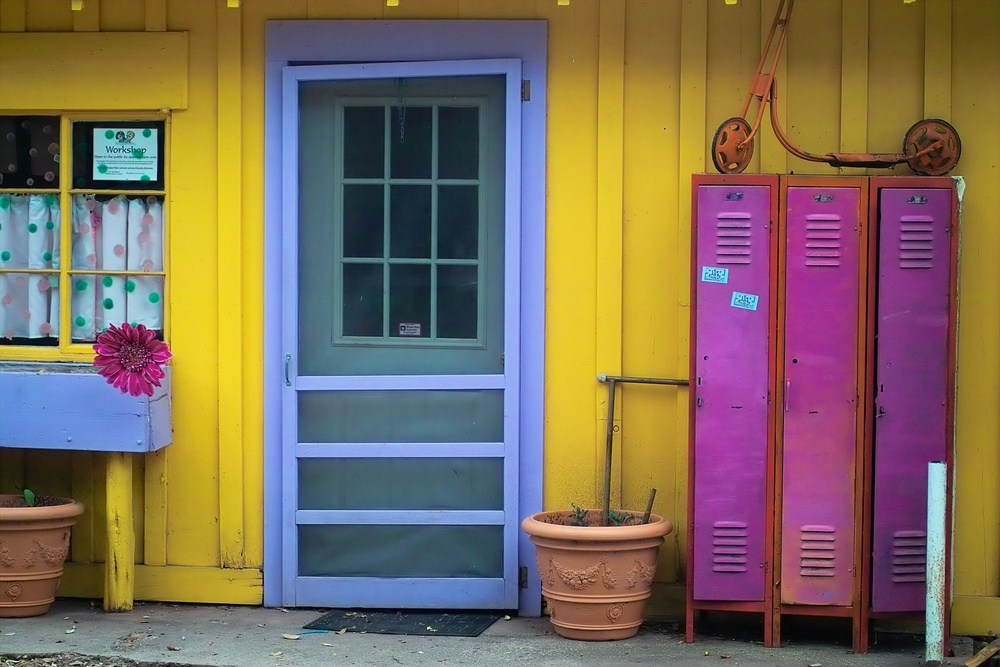
#> input picture Ex0/Images/im1.jpg, 1000 x 667 px, shrunk from 2268 x 1512 before the run
$ python ex0Driver.py
#> lines starting #> are read from the running program, lines starting #| are printed output that depends on the picture
### Ex0/ex0.py
import numpy as np
import cv2
import matplotlib.pyplot as plt

def retrunRandomMatrixWithMinMax(N):
#> in test_2, img is the input picture: shape (667, 1000, 3); mean B, G, R 90.9, 108.7, 126.2
    res = [];
    res.append(np.asmatrix(np.random.random((N,N))))

    minVal = res[0].min();
    minIndexRow = int(res[0].argmin() / N);
    minIndexCol = int(res[0].argmin() % N);

    res.append(minVal)
    res.append(minIndexRow)
    res.append(minIndexCol)

    maxVal = res[0].max();
    maxIndexRow = int(res[0].argmax() / N);
    maxIndexCol = int(res[0].argmax() % N);

    res.append(maxVal)
    res.append(maxIndexRow)
    res.append(maxIndexCol)

    return res

def cartesian2polar2D(coords):
    x = coords[:,0]
    y = coords[:,1]
    p_coords = np.zeros_like(coords)
    p_coords[:,0] = np.sqrt(x**2+y**2)
    p_coords[:,1] = np.arctan2(y,x)

    return p_coords

def convertRGB2Gray(img, type = None):

#> called with type = 'Lightness'
    R = img[:,:,0]
    G = img[:,:,1]
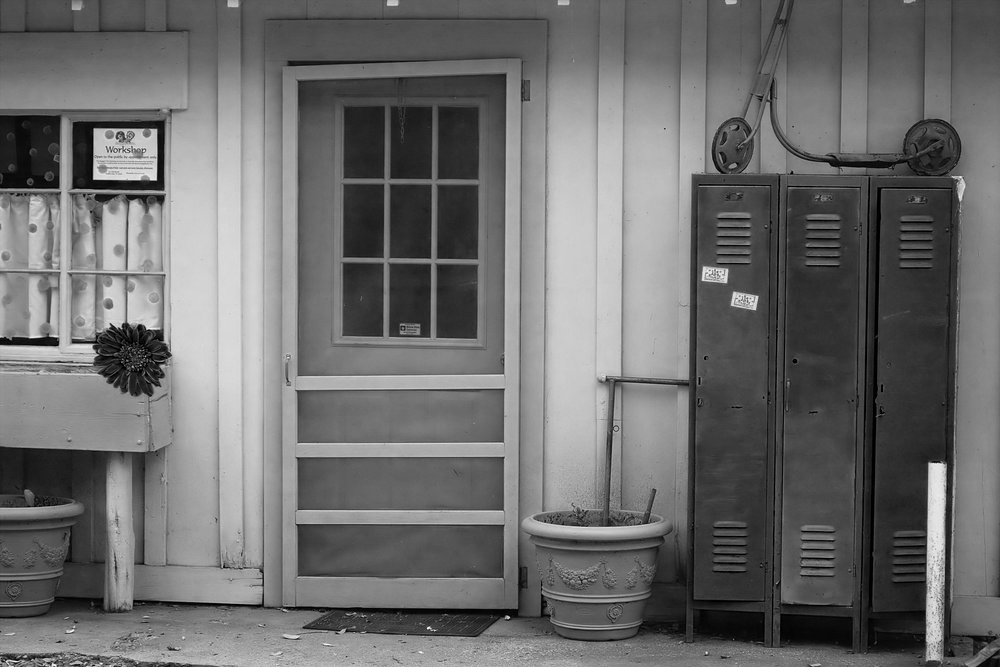
#> G: shape (667, 1000); min 0, max 255, mean 108.7
    B = img[:,:,2]

    if (type=='Lightness'):
        res = (np.minimum(R,G,B) + np.maximum(R,G,B))/2;
    else:
        if (type=='Average'):
            res = (R+G+B)/3;
        else:
            res = 0.21*R + 0.72*G + 0.07*G;

    return res

### Ex0/ex0Driver.py
# IMPR 2017, IDC
# ex0 driver

import numpy as np
import cv2
import matplotlib.pyplot as plt

import ex0

# to get fixed set of random numbers
np.random.seed(seed=0)


def test_1_a():
    Z, Zmin, ZminRow, ZminCol, Zmax, ZmaxRow, ZmaxCol = ex0.retrunRandomMatrixWithMinMax(13)
    print(Z)
    print(Zmin, ZminRow, ZminCol)
    print(Zmax, ZmaxRow, ZmaxCol)


def test_1_b():
    coords = np.random.random((5, 2))
    print(coords)
    p_coords = ex0.cartesian2polar2D(coords)
    print(p_coords)


def test_2(imageName):
    img = cv2.imread(imageName);

    # reorder from BGR to RGB
    img = img[:, :, [2, 1, 0]]

    g_img_Lightness = ex0.convertRGB2Gray(img, 'Lightness')
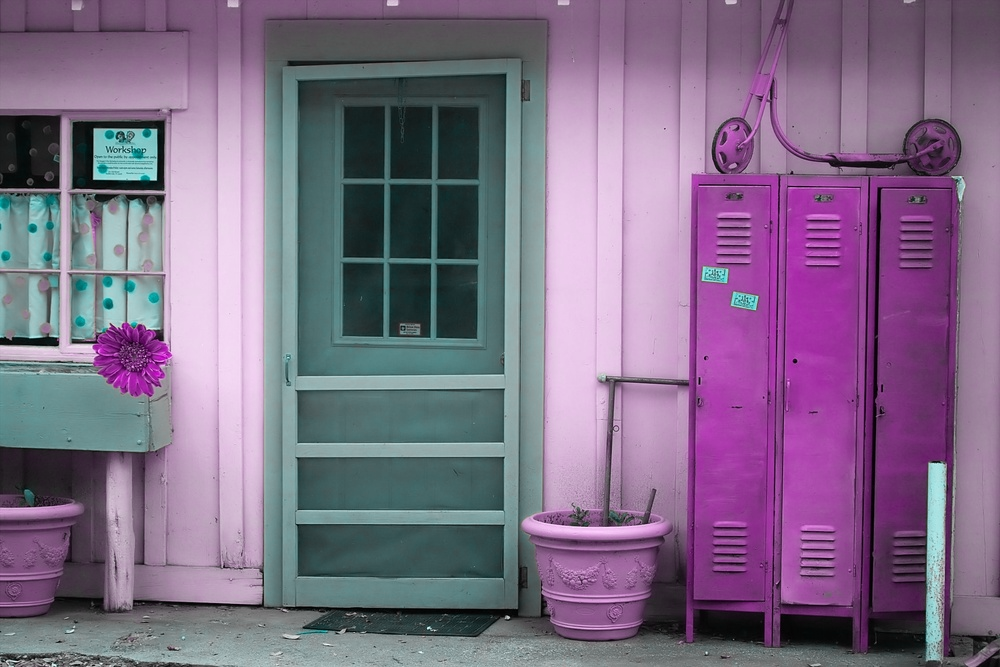
#> img: shape (667, 1000, 3); mean R, G, B 126.2, 108.7, 134.9
    g_img_Average = ex0.convertRGB2Gray(img, 'Average')
#> call 2 of convertRGB2Gray, with type = 'Average'
#> in convertRGB2Gray (call 2), `B = img[:,:,2]`:
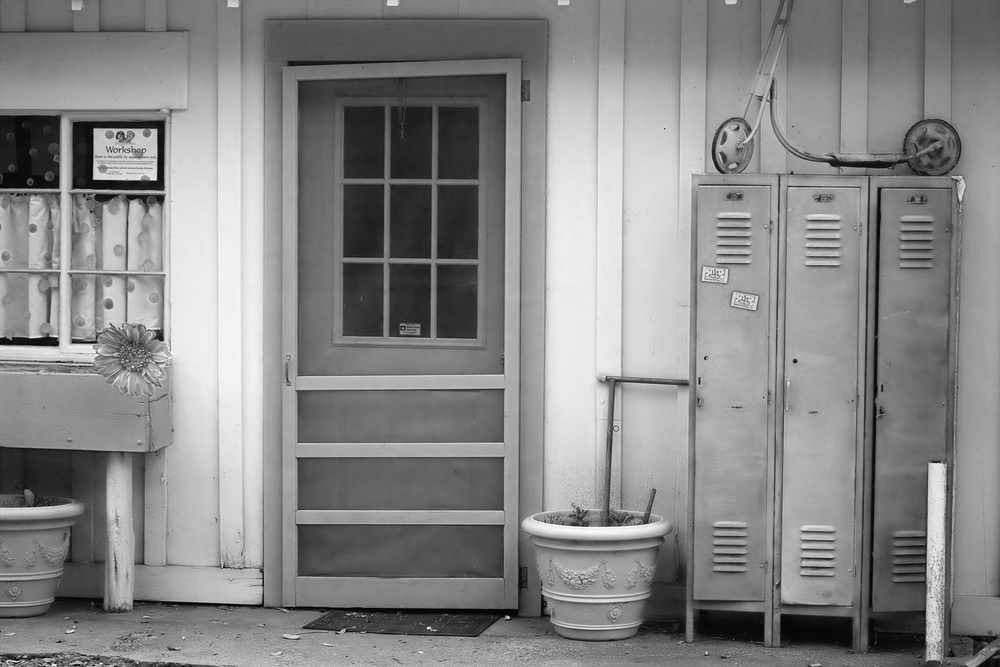
#> B: shape (667, 1000); min 0, max 255, mean 134.9
    g_img_Luminosity = ex0.convertRGB2Gray(img)
#> call 2 of test_2, with imageName = './Images/peppers.png'
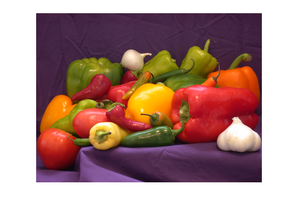
#> input picture Ex0/Images/peppers.png, 298 x 207 px, shrunk from 676 x 470 before the run
#> in test_2, img is the input picture: shape (207, 298, 3); mean B, G, R 132.8, 138.2, 171.8
#> call 4 of convertRGB2Gray, with type = 'Lightness'
#> in convertRGB2Gray (call 4), `B = img[:,:,2]`:
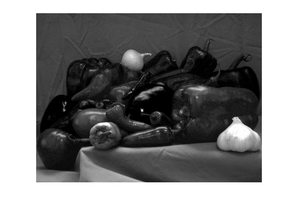
#> B: shape (207, 298); min 0, max 255, mean 132.8
#> in convertRGB2Gray (call 5), `res = (R+G+B)/3;`:
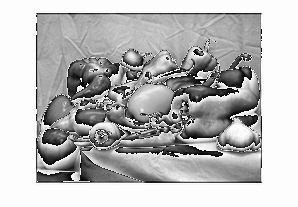
#> res: shape (207, 298) float64; min 0, max 85, mean 61.7; drawn with min black and max white
#> in convertRGB2Gray (call 6), `res = 0.21*R + 0.72*G + 0.07*G;`:
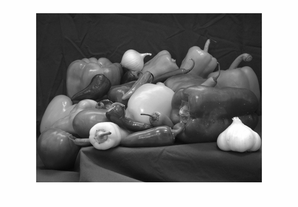
#> res: shape (207, 298) float64; min 2.94, max 255, mean 145.3

    f, ((ax1, ax2), (ax3, ax4)) = plt.subplots(2, 2, sharex='col', sharey='row')
    ax1.imshow(img), ax1.set_title('RGB image')
    ax2.imshow(g_img_Lightness, cmap='gray'), ax2.set_title('Grayscale image: Lightness')
    ax3.imshow(g_img_Average, cmap='gray'), ax3.set_title('Grayscale image: Average')
    ax4.imshow(g_img_Luminosity, cmap='gray'), ax4.set_title('Grayscale image: Luminosity')


def test_3(imageName):
#> called with imageName = './Images/im1.jpg'
    img = cv2.imread(imageName);

    # reorder from BGR to RGB
    img = img[:, :, [2, 1, 0]]

    # normalize to range [0 1]
    img = np.float32(img)
#> img: shape (667, 1000, 3) float32
    img = img / 255

#> (the run stopped early here; a loop or call above may not have finished)
